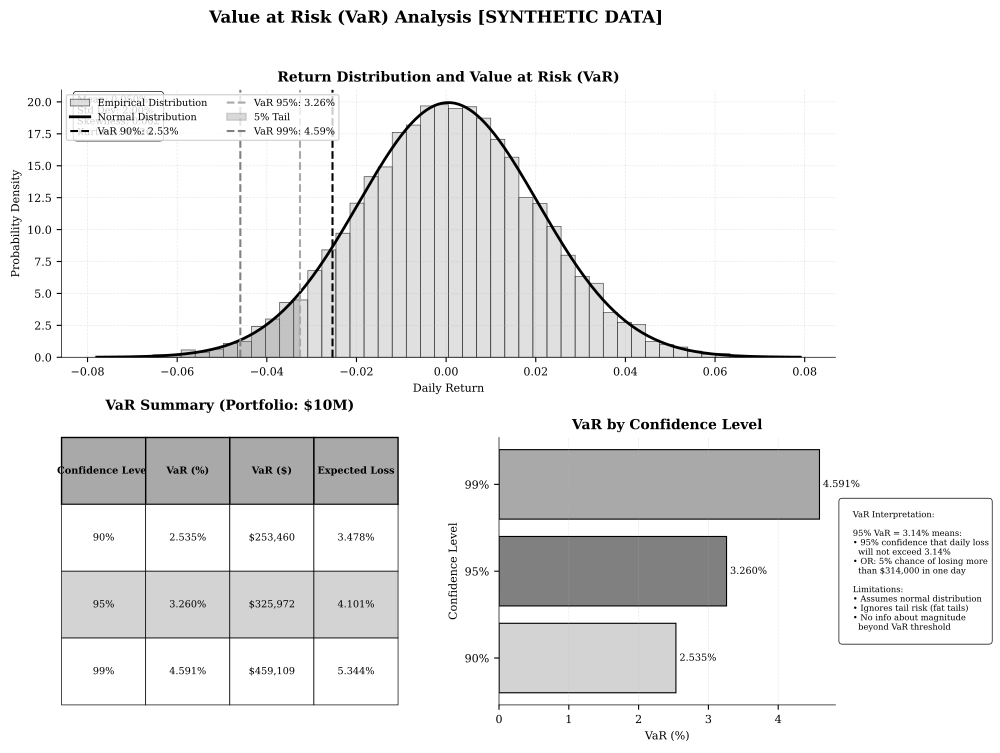

Reproduce this figure in Python.
"""
Value at Risk (VaR) Distribution Visualization
VaR on return distribution with confidence levels

Required libraries: matplotlib, numpy, scipy
Output: var_distribution.pdf
"""

import matplotlib.pyplot as plt
import numpy as np
from scipy import stats
from pathlib import Path

# Chart metadata for QuantLet integration
CHART_METADATA = {
    'title': 'Value at Risk (VaR) Distribution Visualization',
    'url': 'https://github.com/Digital-AI-Finance/DigitalFinance_3/tree/main/charts/module_04_traditional/var_distribution'
}

def create_var_distribution():
    """Create visualization of VaR on return distribution"""

    # Set style for academic publication
    plt.rcParams['font.family'] = 'serif'
    plt.rcParams['font.size'] = 8
    plt.rcParams['axes.linewidth'] = 0.5

    # Set random seed for reproducibility
    np.random.seed(42)

    fig = plt.figure(figsize=(10, 8))
    gs = fig.add_gridspec(2, 2, hspace=0.3, wspace=0.3)

    # Generate synthetic return distribution
    mu = 0.0005  # Daily mean return (0.05%)
    sigma = 0.02  # Daily volatility (2%)
    n_samples = 10000

    returns = np.random.normal(mu, sigma, n_samples)

    # Calculate VaR at different confidence levels
    confidence_levels = [0.90, 0.95, 0.99]
    var_values = {}

    for conf in confidence_levels:
        alpha = 1 - conf
        var_values[conf] = -np.percentile(returns, alpha * 100)

    # Top left: Return distribution with VaR
    ax1 = fig.add_subplot(gs[0, :])

    # Plot histogram
    n, bins, patches = ax1.hist(returns, bins=50, density=True,
                                color='lightgray', edgecolor='black',
                                linewidth=0.5, alpha=0.7, label='Empirical Distribution')

    # Plot theoretical normal distribution
    x = np.linspace(returns.min(), returns.max(), 1000)
    theoretical = stats.norm.pdf(x, mu, sigma)
    ax1.plot(x, theoretical, 'k-', linewidth=2, label='Normal Distribution')

    # Mark VaR levels
    colors_var = ['black', 'darkgray', 'gray']
    for i, (conf, color) in enumerate(zip(confidence_levels, colors_var)):
        var = var_values[conf]
        ax1.axvline(x=-var, color=color, linestyle='--',
                   linewidth=1.5, label=f'VaR {conf:.0%}: {var*100:.2f}%')

        # Shade tail area
        if i == 1:  # Shade 95% VaR for visibility
            tail_x = x[x <= -var]
            tail_y = stats.norm.pdf(tail_x, mu, sigma)
            ax1.fill_between(tail_x, 0, tail_y, alpha=0.3,
                           color='gray', label=f'{(1-conf)*100:.0f}% Tail')

    ax1.set_xlabel('Daily Return', fontsize=8)
    ax1.set_ylabel('Probability Density', fontsize=8)
    ax1.set_title('Return Distribution and Value at Risk (VaR)', fontsize=10, fontweight='bold')
    ax1.legend(loc='upper left', fontsize=7, ncol=2)
    ax1.grid(True, alpha=0.3, linestyle='--', linewidth=0.5)
    ax1.spines['top'].set_visible(False)
    ax1.spines['right'].set_visible(False)

    # Add statistics box
    stats_text = f'Mean: {mu*100:.3f}%\nStd Dev: {sigma*100:.2f}%\nSkewness: {stats.skew(returns):.3f}\nKurtosis: {stats.kurtosis(returns):.3f}'
    ax1.text(0.02, 0.98, stats_text,
            transform=ax1.transAxes,
            fontsize=7,
            verticalalignment='top',
            bbox=dict(boxstyle='round,pad=0.4',
                     facecolor='white',
                     edgecolor='black',
                     linewidth=0.5))

    # Bottom left: VaR comparison table
    ax2 = fig.add_subplot(gs[1, 0])
    ax2.axis('off')

    # Portfolio value
    portfolio_value = 10000000  # $10 million

    var_data = [['Confidence Level', 'VaR (%)', 'VaR ($)', 'Expected Loss']]

    for conf in confidence_levels:
        var_pct = var_values[conf]
        var_dollar = var_pct * portfolio_value
        expected_shortfall = -np.mean(returns[returns <= -var_pct])

        var_data.append([
            f'{conf:.0%}',
            f'{var_pct*100:.3f}%',
            f'${var_dollar:,.0f}',
            f'{expected_shortfall*100:.3f}%'
        ])

    table = ax2.table(cellText=var_data,
                     cellLoc='center',
                     loc='center',
                     bbox=[0, 0, 1, 1])

    table.auto_set_font_size(False)
    table.set_fontsize(7)

    # Style header
    for i in range(4):
        cell = table[(0, i)]
        cell.set_facecolor('darkgray')
        cell.set_text_props(weight='bold', color='black')

    # Style rows
    for i in range(1, len(var_data)):
        for j in range(4):
            cell = table[(i, j)]
            cell.set_facecolor('lightgray' if i % 2 == 0 else 'white')
            cell.set_edgecolor('black')
            cell.set_linewidth(0.5)

    ax2.set_title(f'VaR Summary (Portfolio: ${portfolio_value/1e6:.0f}M)', fontsize=10, fontweight='bold', pad=20)

    # Bottom right: VaR interpretation
    ax3 = fig.add_subplot(gs[1, 1])

    # Bar chart of VaR values
    conf_labels = [f'{c:.0%}' for c in confidence_levels]
    var_percentages = [var_values[c] * 100 for c in confidence_levels]

    bars = ax3.barh(conf_labels, var_percentages,
                   color=['lightgray', 'gray', 'darkgray'],
                   edgecolor='black', linewidth=0.8)

    # Add value labels
    for i, (bar, val) in enumerate(zip(bars, var_percentages)):
        ax3.text(val + 0.05, i, f'{val:.3f}%',
                va='center', fontsize=7)

    ax3.set_xlabel('VaR (%)', fontsize=8)
    ax3.set_ylabel('Confidence Level', fontsize=8)
    ax3.set_title('VaR by Confidence Level', fontsize=10, fontweight='bold')
    ax3.grid(axis='x', alpha=0.3, linestyle='--', linewidth=0.5)
    ax3.spines['top'].set_visible(False)
    ax3.spines['right'].set_visible(False)

    # Add interpretation
    interpretation = """
    VaR Interpretation:

    95% VaR = 3.14% means:
    • 95% confidence that daily loss
      will not exceed 3.14%
    • OR: 5% chance of losing more
      than $314,000 in one day

    Limitations:
    • Assumes normal distribution
    • Ignores tail risk (fat tails)
    • No info about magnitude
      beyond VaR threshold
    """

    ax3.text(1.02, 0.5, interpretation,
            transform=ax3.transAxes,
            fontsize=6,
            verticalalignment='center',
            bbox=dict(boxstyle='round,pad=0.4',
                     facecolor='white',
                     edgecolor='black',
                     linewidth=0.5))

    # Main title
    fig.suptitle('Value at Risk (VaR) Analysis [SYNTHETIC DATA]',
                fontsize=12, fontweight='bold', y=0.98)

    # Save as PDF
    output_path = Path(__file__).parent / 'var_distribution.pdf'
    plt.savefig(output_path, format='pdf', dpi=300, bbox_inches='tight')
    print(f"Chart saved to: {output_path}")

    plt.close()

if __name__ == '__main__':
    create_var_distribution()
